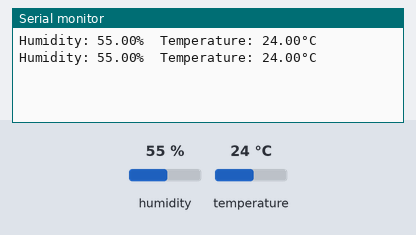
Bench run of a sketch on a simulated Arduino Uno, built with avr-gcc and run on an emulated ATmega328P. Shown: the last lines printed to the serial monitor. The test bench sets the inputs (shaded band); at power-on: humidity 55 %, temperature 24 °C.

Above: at 2.8 s.
2.9 s: humidity set to 22 %
At 5.2 s:
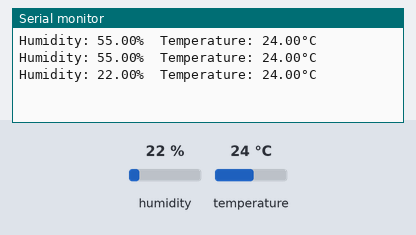
5.6 s: temperature set to 12 °C
At 6.9 s:
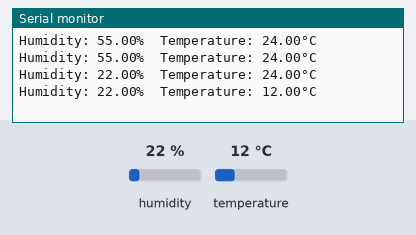
8.3 s: humidity set to 40 %
At 10.5 s:
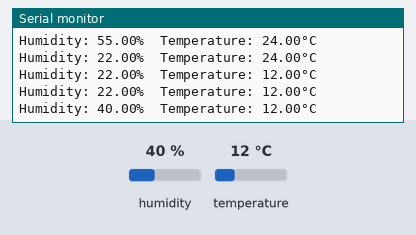
Timing chart, 0 to 12.0 s (numbered marks = the images above; inputs shaded):
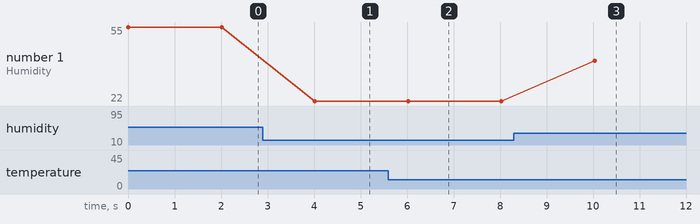

Measured:
- after the input at 2.9 s, the serial monitor: prints a new line after 1.1 s (image 1)
- after the input at 5.6 s, the serial monitor: prints a new line after 0.42 s (image 2)
- after the input at 8.3 s, the serial monitor: prints a new line after 1.7 s (image 3)
- plotted number 1: 55 → 22 after the input at 2.9 s, 22 → 40 after the input at 8.3 s

The sketch:

humidityTemperatureSensorAlarm.ino
```cpp
#include "DHT.h"

// params are pin number, and type
DHT sensorMedi (2, DHT22);
int speakerPin = 4;

void setup() {
   Serial.begin(115200);
   sensorMedi.begin();
   pinMode(speakerPin, OUTPUT); // speaker pin
}

void loop() {
    float temperature = sensorMedi.readTemperature();
    if(temperature < 50){
      noTone(speakerPin);
    }
    else {
      tone(speakerPin, 262, 3000);
    }
  float humidity = sensorMedi.readHumidity();
  Serial.print("Humidity: ");
  Serial.print(humidity);
  Serial.print("%  Temperature: ");
  Serial.print(temperature);
  Serial.println("°C ");
  delay(2000);
}
```
